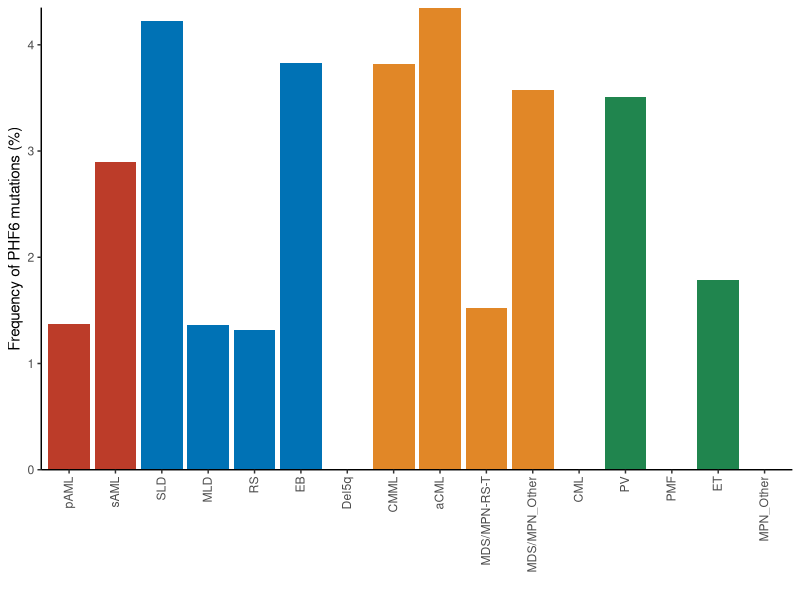
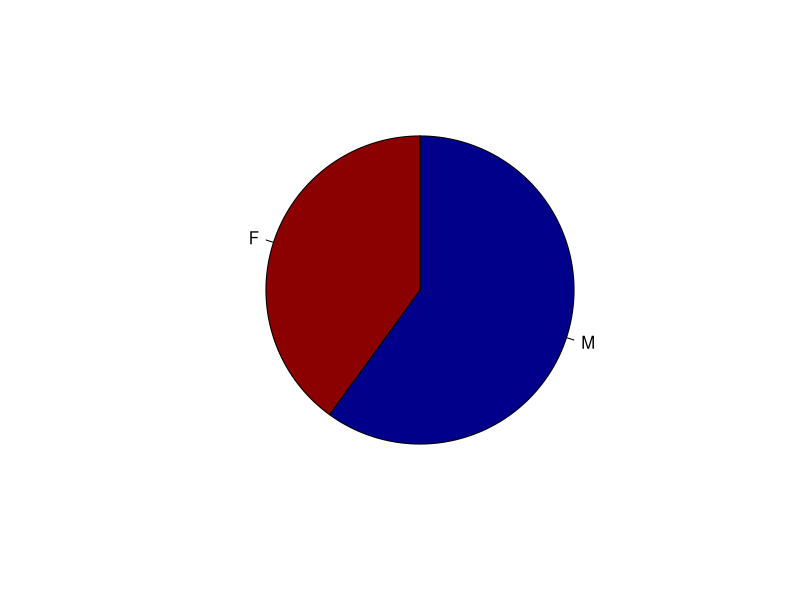

The R source for these figures, in order: (Note: this script raises an error after producing the figures.)
library(ggplot2)
library(ggsci)

#MPN
All <- as.data.frame(c("pAML", "sAML", "SLD", "MLD", "RS", "EB", "Del5q",
                       "CMML", "aCML", "MDS/MPN-RS-T", "MDS/MPN_Other", "CML", "PV", "PMF", "ET", "MPN_Other"))
All$Percent <- c(1.37, 2.90, 4.22, 1.36, 1.32, 3.83, 0, 3.82, 4.35, 1.52, 3.57, 0, 3.51, 0, 1.79, 0)
colnames(All) <- c("Dx", "Percent")
All <- transform(All, Dx=factor(Dx, levels=c("pAML", "sAML", "SLD", "MLD", "RS", "EB", "Del5q",
                                             "CMML", "aCML", "MDS/MPN-RS-T", "MDS/MPN_Other", "CML", "PV", "PMF", "ET", "MPN_Other")))
g <- ggplot(All, aes(x=Dx, y=Percent, fill=Dx))
g <- g + geom_bar(stat="identity")
g <- g + xlab("") + ylab("Frequency of PHF6 mutations (%)")
g <- g + scale_y_continuous(expand=c(0,0))
g <- g + theme_classic()
g <- g + scale_fill_manual(values=c("#BC3C29", "#BC3C29", "#0072B5", "#0072B5", "#0072B5", "#0072B5", "#0072B5",
                                    "#E18727", "#E18727", "#E18727", "#E18727", "#20854E", "#20854E", "#20854E", "#20854E", "#20854E"))
g <- g + theme(legend.position="none")
g <- g + theme(axis.text.x=element_text(angle=90, hjust=1, vjust=0.4))
g

pie(c(3,2), labels=c("M", "F"), col=c("#00008b", "#8b0000"), clockwise=T)



#AML
AML <- as.data.frame(c("pAML", "sAML"))
AML$Percent <- c(72/5322*100, 33/1393*100)
colnames(AML) <- c("Dx", "Percent")
AML <- transform(AML, Dx=factor(Dx, levels=c("pAML", "sAML")))
g <- ggplot(AML, aes(x=Dx, y=Percent, fill=Dx))
g <- g + geom_bar(stat="identity")
g <- g + xlab("") + ylab("Frequency of mutations (%)")
g <- g + scale_y_continuous(breaks=c(0, 1, 2), limits=c(0,2.5), expand=c(0,0))
g <- g + theme_classic()
g <- g + scale_fill_nejm()
g <- g + geom_signif(comparisons=list(c("pAML", "sAML")), annotation=c("*"))
g


#MDS
MDS <- as.data.frame(c("SLD", "MLD", "RS", "EB", "Del5q", "Other or NA"))
MDS$Percent <- c(2/30*100, 1/114*100, 2/184*100, 9/263*100, 0, 5/233*100)
colnames(MDS) <- c("Dx", "Percent")
MDS <- transform(MDS, Dx=factor(Dx, levels=c("SLD", "MLD", "RS", "EB", "Del5q", "Other or NA")))
g <- ggplot(MDS, aes(x=Dx, y=Percent, fill=Dx))
g <- g + geom_bar(stat="identity")
g <- g + xlab("") + ylab("Frequency of mutations (%)")
g <- g + scale_y_continuous(expand=c(0,0))
g <- g + theme_classic()
g <- g + scale_fill_nejm()
g


#MDS/MPN
MDSMPN <- as.data.frame(c("CMML", "aCML", "MDS/MPN-RS-T", "Other or NA"))
MDSMPN$Percent <- c(6/152*100, 1/22*100, 1/46*100, 4/165*100)
colnames(MDSMPN) <- c("Dx", "Percent")
MDSMPN <- transform(MDSMPN, Dx=factor(Dx, levels=c("CMML", "aCML", "MDS/MPN-RS-T", "Other or NA")))
g <- ggplot(MDSMPN, aes(x=Dx, y=Percent, fill=Dx))
g <- g + geom_bar(stat="identity")
g <- g + xlab("") + ylab("Frequency of mutations (%)")
g <- g + scale_y_continuous(expand=c(0,0))
g <- g + theme_classic()
g <- g + scale_fill_nejm()
g


#MPN
MPN <- as.data.frame(c("CML", "PV", "PMF", "ET", "Other or NA"))
MPN$Percent <- c(0, 2/44*100, 0, 1/28*100, 1/139*100)
colnames(MPN) <- c("Dx", "Percent")
MPN <- transform(MPN, Dx=factor(Dx, levels=c("CML", "PV", "PMF", "ET", "Other or NA")))
g <- ggplot(MPN, aes(x=Dx, y=Percent, fill=Dx))
g <- g + geom_bar(stat="identity")
g <- g + xlab("") + ylab("Frequency of mutations (%)")
g <- g + scale_y_continuous(expand=c(0,0))
g <- g + theme_classic()
g <- g + scale_fill_nejm()
g